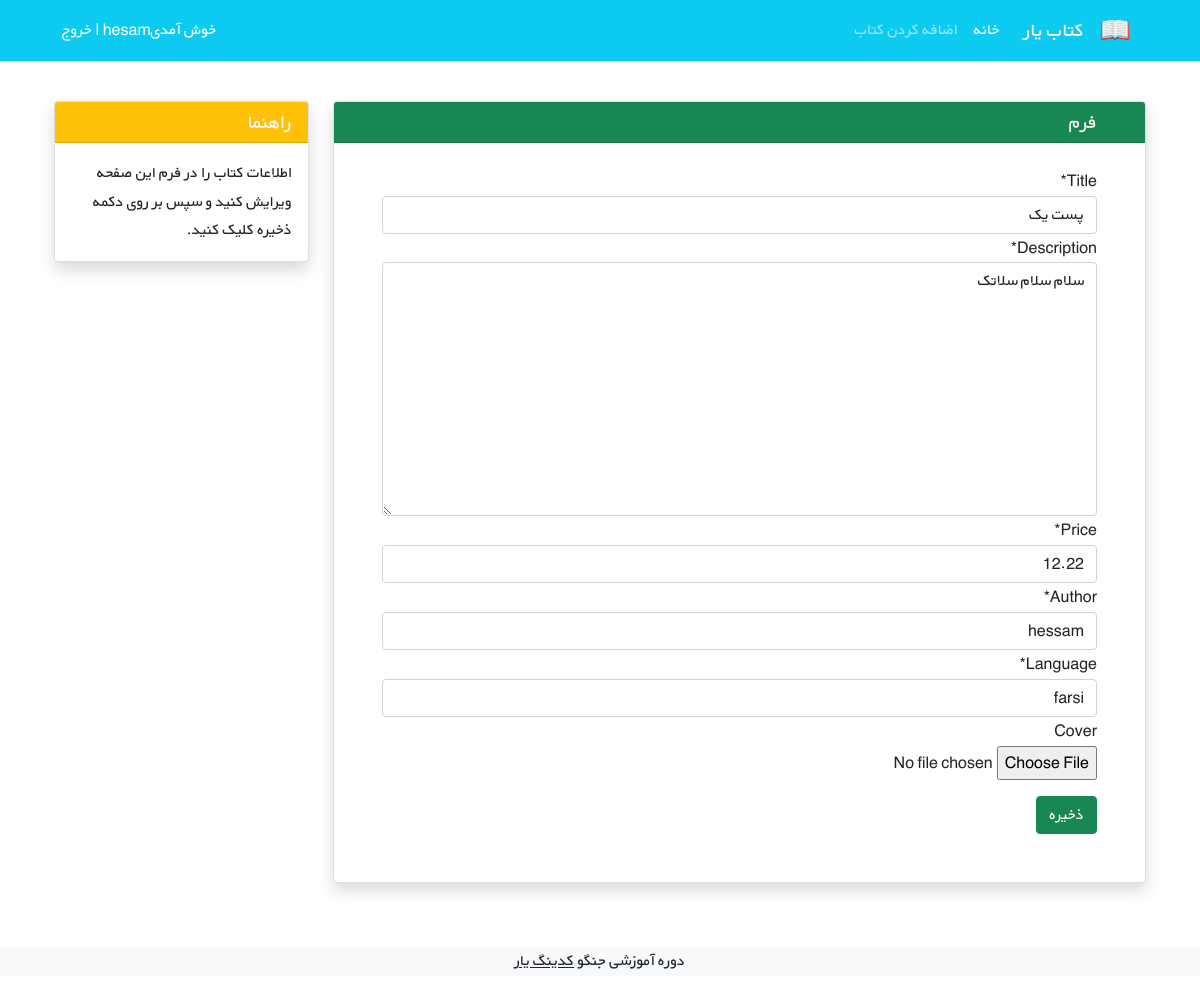
The page /books/8/edit/ (signed in) on the database its author committed.
### books/models.py (models this page shows, shortened)
class Books(models.Model):
    STATUS_CHOICE = (
        ('fa', 'farsi'),
        ('en', 'english'),
        ('etc', 'other')
    )
    user = models.ForeignKey(get_user_model(), on_delete=models.CASCADE)
    title = models.CharField(max_length=50)
    author = models.CharField(max_length=50)
    language = models.CharField(max_length=50, choices=STATUS_CHOICE)
    description = models.TextField()
    price = models.DecimalField(max_digits=5, decimal_places=2)
    cover = models.ImageField(upload_to='covers/', blank=True, null=True)

### books/views.py (the view)
# urls.py: path('<int:pk>/edit/', views.EditBook.as_view(), name='book_edit'),
class EditBook(LoginRequiredMixin, UserPassesTestMixin, generic.UpdateView):
    model = Books
    template_name = 'books/edit.html'
    fields = ['title', 'description', 'price', 'author', 'language', 'cover']
    def test_func(self):
        obj = self.get_object()
        return obj.user == self.request.user

### books/templates/books/edit.html (shortened to what this page needs)
{% extends '_base.html' %}
{% load crispy_forms_tags %}
{% block content %}
    <div class="container mt-4" dir="rtl">
        <div class="row">
            <div class="col-9">
                <div class="card shadow my-3">
                    <h5 class="card-header bg-success text-light px-5">فرم</h5>
                    <div class="px-5 pt-3 pb-5">
                        <form method="POST" enctype="multipart/form-data">
                            <div class="form-group py-2">
                                {{ form | crispy }}
                            </div>
                            <button type="submit" class="btn btn-success mt-2">ذخیره</button>
                        </form>
                    </div>
                </div>
            </div>
            <div class="col-3">
                <div class="card my-3 shadow">
                    <h5 class="card-header bg-warning text-light">راهنما</h5>
                    <div class="card-body">
                        <p class="card-text">
                            اطلاعات کتاب را در فرم این صفحه ویرایش کنید و سپس بر روی دکمه ذخیره کلیک کنید.
                        </p>
                    </div>
                </div>
            </div>
        </div>
    </div>
{% endblock %}

### static/css/style.css (style rules this page uses)
* { font-family: 'BYekan', sans-serif; line-height: 1.8rem; }

### rows shown on the page
Books: title "پست یک", description "سلام سلام سلاتک", price "12.22", author "hessam", language "farsi"
